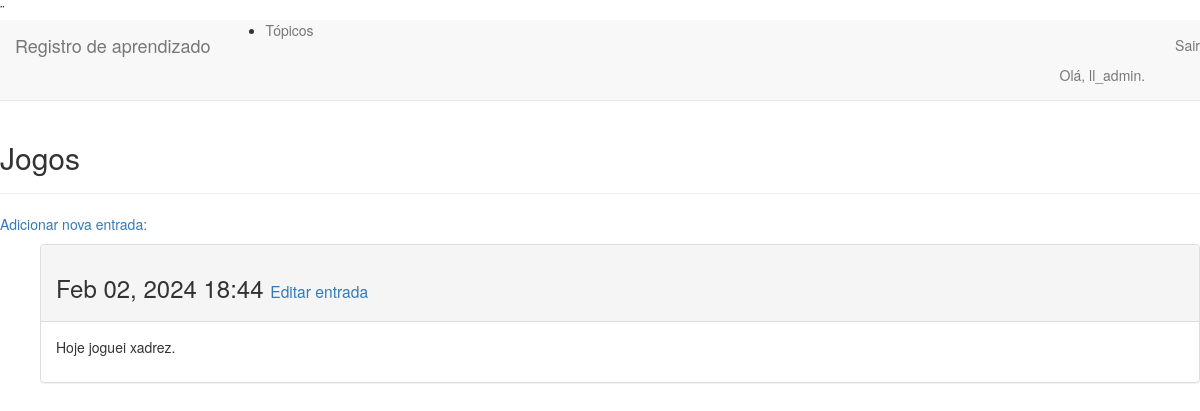
Page /topics/4/ (signed in) on the committed database.
### learning_logs/models.py (models this page shows, shortened)
class Topic(models.Model):
    text = models.CharField(max_length=200)
    date_added = models.DateTimeField(auto_now_add=True)
    owner = models.ForeignKey(User, on_delete=models.CASCADE)
    def __str__(self):
        return self.text

class Entry(models.Model):
    topic = models.ForeignKey(Topic, on_delete=models.CASCADE)
    text = models.TextField()
    date_added = models.DateTimeField(auto_now_add=True)
    class Meta:
        verbose_name_plural = 'entries'

### learning_logs/views.py (the view)
# urls.py: path('topics/<int:topic_id>/', views.topic, name='topic'),
@login_required
def topic(request, topic_id):
    topic = Topic.objects.get(id=topic_id)
    if topic.owner !=   request.user:
        raise Http404
    entries = topic.entry_set.order_by('-date_added')
    context = {'topic': topic, 'entries':entries}
    return render(request, 'learning_logs/topic.html', context)

### learning_logs/templates/learning_logs/topic.html
{% extends 'learning_logs/base.html'%}
{% block header %}
    <h2>{{ topic }}</h2>
{% endblock header %}
{% block content %}
        <p> <a href="{% url 'learning_logs:new_entry' topic.id %}">Adicionar nova entrada:</a></p>
        <ul>
            {% if topic %}
                {% for entry in entries %}
                <div class="panel panel-default">
                    <div class="panel-heading">
                        <h3>{{ entry.date_added|date:'M d, Y H:i' }}
                        <small><a href="{% url 'learning_logs:edit_entry' entry.id %}">Editar entrada</a></small></h3>
                    </div>
                    <div class="panel-body">
                        {{ entry.text|linebreaks }}
                    </div>
                </div>
                {% endfor %}
            {% else %}
                <li> Não tem entradas ainda.</li>
            {% endif %}
        </ul>
{% endblock content %}

### learning_logs/templates/learning_logs/base.html (shortened to what this page needs)
{% load bootstrap3 %}
<!DOCTYPE html>
    <html lang="pt-br">
        <head>
            {% bootstrap_css %}
        </head>¨
        <body>
            <nav class="navbar navbar-default navbar-static-top">
                <div class="cointainer">
                            <a class="navbar-brand" href="{% url 'learning_logs:index' %}"> Registro de aprendizado</a>
                        </div>
                        <div id="navbar" class="navbar-collapse collapse">
                            <ul class="navbar-nav">
                                <li><a href="{% url 'learning_logs:topics' %}">Tópicos</li>
                            </ul>
                            <ul class="nav navbar-nav navbar-right">
                                {% if user.is_authenticated %}
                                <li><a>Olá, {{ user.username }}.</a></li>
                                <li><a href="{% url 'users:logout' %}">Sair</a></li>
                                {% else %}
                                <li><a href="{% url 'users:register' %}">Registrar</a></li>
                                <li><a href="{% url 'users:login' %}">Logar</a></li>
                                {% endif %}
                            </ul>
                        </div>
            </nav>
            <div class="cointainer">
                <div class="page-header">
                    {% block header %}
                    {% endblock header %}
                </div>
            <div>
                {% block content %}
                {% endblock content %}
            </div>
            </div>
        </body>
    </html>

### rows in the picture
Topic: text "Jogos"
Entry: date_added "Feb 02, 2024 18:44", text "Hoje joguei xadrez."

### other values in the picture
{{ user.username }} "ll_admin"
